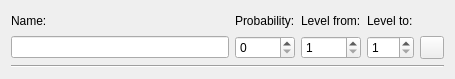
<?xml version="1.0" encoding="UTF-8"?>
<ui version="4.0">
 <class>EncounterSlot</class>
 <widget class="QWidget" name="EncounterSlot">
  <property name="geometry">
   <rect>
    <x>0</x>
    <y>0</y>
    <width>455</width>
    <height>79</height>
   </rect>
  </property>
  <property name="windowTitle">
   <string>Form</string>
  </property>
  <layout class="QGridLayout" name="gridLayout_2">
   <item row="0" column="0">
    <layout class="QGridLayout" name="gridLayout">
     <item row="2" column="2">
      <widget class="QSpinBox" name="spin_prob">
       <property name="maximum">
        <number>100</number>
       </property>
      </widget>
     </item>
     <item row="0" column="3">
      <widget class="QLabel" name="label_3">
       <property name="text">
        <string>Level from:</string>
       </property>
      </widget>
     </item>
     <item row="0" column="0">
      <widget class="QLabel" name="label">
       <property name="text">
        <string>Name:</string>
       </property>
      </widget>
     </item>
     <item row="2" column="0">
      <widget class="QLineEdit" name="line_name"/>
     </item>
     <item row="0" column="2">
      <widget class="QLabel" name="label_2">
       <property name="text">
        <string>Probability:</string>
       </property>
      </widget>
     </item>
     <item row="2" column="3">
      <widget class="QSpinBox" name="spin_lv_from">
       <property name="minimum">
        <number>1</number>
       </property>
       <property name="maximum">
        <number>100</number>
       </property>
      </widget>
     </item>
     <item row="2" column="4">
      <widget class="QSpinBox" name="spin_lv_to">
       <property name="minimum">
        <number>1</number>
       </property>
       <property name="maximum">
        <number>100</number>
       </property>
      </widget>
     </item>
     <item row="0" column="4">
      <widget class="QLabel" name="label_4">
       <property name="text">
        <string>Level to:</string>
       </property>
      </widget>
     </item>
     <item row="2" column="5">
      <widget class="QToolButton" name="button_delete">
       <property name="text">
        <string/>
       </property>
       <property name="icon">
        <iconset resource="../../icons.qrc">
         <normaloff>:/icons/icons/bx-x.svg</normaloff>:/icons/icons/bx-x.svg</iconset>
       </property>
      </widget>
     </item>
    </layout>
   </item>
   <item row="1" column="0">
    <widget class="Line" name="line">
     <property name="orientation">
      <enum>Qt::Horizontal</enum>
     </property>
    </widget>
   </item>
  </layout>
 </widget>
 <resources>
  <include location="../../icons.qrc"/>
 </resources>
 <connections/>
</ui>
